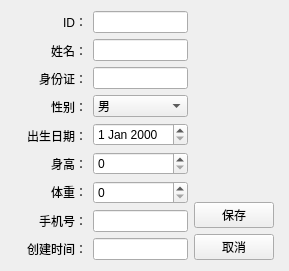
<?xml version="1.0" encoding="UTF-8"?>
<ui version="4.0">
 <class>patientEditview</class>
 <widget class="QWidget" name="patientEditview">
  <property name="geometry">
   <rect>
    <x>0</x>
    <y>0</y>
    <width>289</width>
    <height>221</height>
   </rect>
  </property>
  <property name="windowTitle">
   <string>编辑患者信息</string>
  </property>
  <layout class="QHBoxLayout" name="horizontalLayout_2">
   <item>
    <layout class="QHBoxLayout" name="horizontalLayout">
     <item>
      <spacer name="horizontalSpacer">
       <property name="orientation">
        <enum>Qt::Orientation::Horizontal</enum>
       </property>
       <property name="sizeHint" stdset="0">
        <size>
         <width>40</width>
         <height>20</height>
        </size>
       </property>
      </spacer>
     </item>
     <item>
      <layout class="QGridLayout" name="gridLayout">
       <item row="0" column="0">
        <layout class="QVBoxLayout" name="verticalLayout">
         <item>
          <widget class="QLabel" name="label_8">
           <property name="text">
            <string>ID：</string>
           </property>
           <property name="alignment">
            <set>Qt::AlignmentFlag::AlignRight|Qt::AlignmentFlag::AlignTrailing|Qt::AlignmentFlag::AlignVCenter</set>
           </property>
          </widget>
         </item>
         <item>
          <widget class="QLabel" name="label_6">
           <property name="text">
            <string>姓名：</string>
           </property>
           <property name="alignment">
            <set>Qt::AlignmentFlag::AlignRight|Qt::AlignmentFlag::AlignTrailing|Qt::AlignmentFlag::AlignVCenter</set>
           </property>
          </widget>
         </item>
         <item>
          <widget class="QLabel" name="label_3">
           <property name="text">
            <string>身份证：</string>
           </property>
           <property name="alignment">
            <set>Qt::AlignmentFlag::AlignRight|Qt::AlignmentFlag::AlignTrailing|Qt::AlignmentFlag::AlignVCenter</set>
           </property>
          </widget>
         </item>
         <item>
          <widget class="QLabel" name="label">
           <property name="text">
            <string>性别：</string>
           </property>
           <property name="alignment">
            <set>Qt::AlignmentFlag::AlignRight|Qt::AlignmentFlag::AlignTrailing|Qt::AlignmentFlag::AlignVCenter</set>
           </property>
          </widget>
         </item>
         <item>
          <widget class="QLabel" name="label_7">
           <property name="text">
            <string>出生日期：</string>
           </property>
           <property name="alignment">
            <set>Qt::AlignmentFlag::AlignRight|Qt::AlignmentFlag::AlignTrailing|Qt::AlignmentFlag::AlignVCenter</set>
           </property>
          </widget>
         </item>
         <item>
          <widget class="QLabel" name="label_2">
           <property name="text">
            <string>身高：</string>
           </property>
           <property name="alignment">
            <set>Qt::AlignmentFlag::AlignRight|Qt::AlignmentFlag::AlignTrailing|Qt::AlignmentFlag::AlignVCenter</set>
           </property>
          </widget>
         </item>
         <item>
          <widget class="QLabel" name="label_4">
           <property name="text">
            <string>体重：</string>
           </property>
           <property name="alignment">
            <set>Qt::AlignmentFlag::AlignRight|Qt::AlignmentFlag::AlignTrailing|Qt::AlignmentFlag::AlignVCenter</set>
           </property>
          </widget>
         </item>
         <item>
          <widget class="QLabel" name="label_5">
           <property name="text">
            <string>手机号：</string>
           </property>
           <property name="alignment">
            <set>Qt::AlignmentFlag::AlignRight|Qt::AlignmentFlag::AlignTrailing|Qt::AlignmentFlag::AlignVCenter</set>
           </property>
          </widget>
         </item>
         <item>
          <widget class="QLabel" name="label_9">
           <property name="text">
            <string>创建时间：</string>
           </property>
          </widget>
         </item>
        </layout>
       </item>
       <item row="0" column="1">
        <layout class="QVBoxLayout" name="verticalLayout_2">
         <item>
          <widget class="QLineEdit" name="editID"/>
         </item>
         <item>
          <widget class="QLineEdit" name="editName"/>
         </item>
         <item>
          <widget class="QLineEdit" name="editIDcard"/>
         </item>
         <item>
          <widget class="QComboBox" name="comboBox">
           <item>
            <property name="text">
             <string>男</string>
            </property>
           </item>
           <item>
            <property name="text">
             <string>女</string>
            </property>
           </item>
          </widget>
         </item>
         <item>
          <widget class="QDateEdit" name="editBirth"/>
         </item>
         <item>
          <widget class="QSpinBox" name="spinHeight"/>
         </item>
         <item>
          <widget class="QSpinBox" name="spinWeight"/>
         </item>
         <item>
          <widget class="QLineEdit" name="editPhone"/>
         </item>
         <item>
          <widget class="QLineEdit" name="EditCreateTime"/>
         </item>
        </layout>
       </item>
      </layout>
     </item>
    </layout>
   </item>
   <item>
    <layout class="QVBoxLayout" name="verticalLayout_4">
     <item>
      <spacer name="verticalSpacer">
       <property name="orientation">
        <enum>Qt::Orientation::Vertical</enum>
       </property>
       <property name="sizeHint" stdset="0">
        <size>
         <width>20</width>
         <height>40</height>
        </size>
       </property>
      </spacer>
     </item>
     <item>
      <layout class="QVBoxLayout" name="verticalLayout_3">
       <item>
        <widget class="QPushButton" name="btSave">
         <property name="text">
          <string>保存</string>
         </property>
        </widget>
       </item>
       <item>
        <widget class="QPushButton" name="btCancel">
         <property name="text">
          <string>取消</string>
         </property>
        </widget>
       </item>
      </layout>
     </item>
    </layout>
   </item>
   <item>
    <spacer name="horizontalSpacer_2">
     <property name="orientation">
      <enum>Qt::Orientation::Horizontal</enum>
     </property>
     <property name="sizeHint" stdset="0">
      <size>
       <width>40</width>
       <height>20</height>
      </size>
     </property>
    </spacer>
   </item>
  </layout>
 </widget>
 <resources/>
 <connections/>
</ui>
